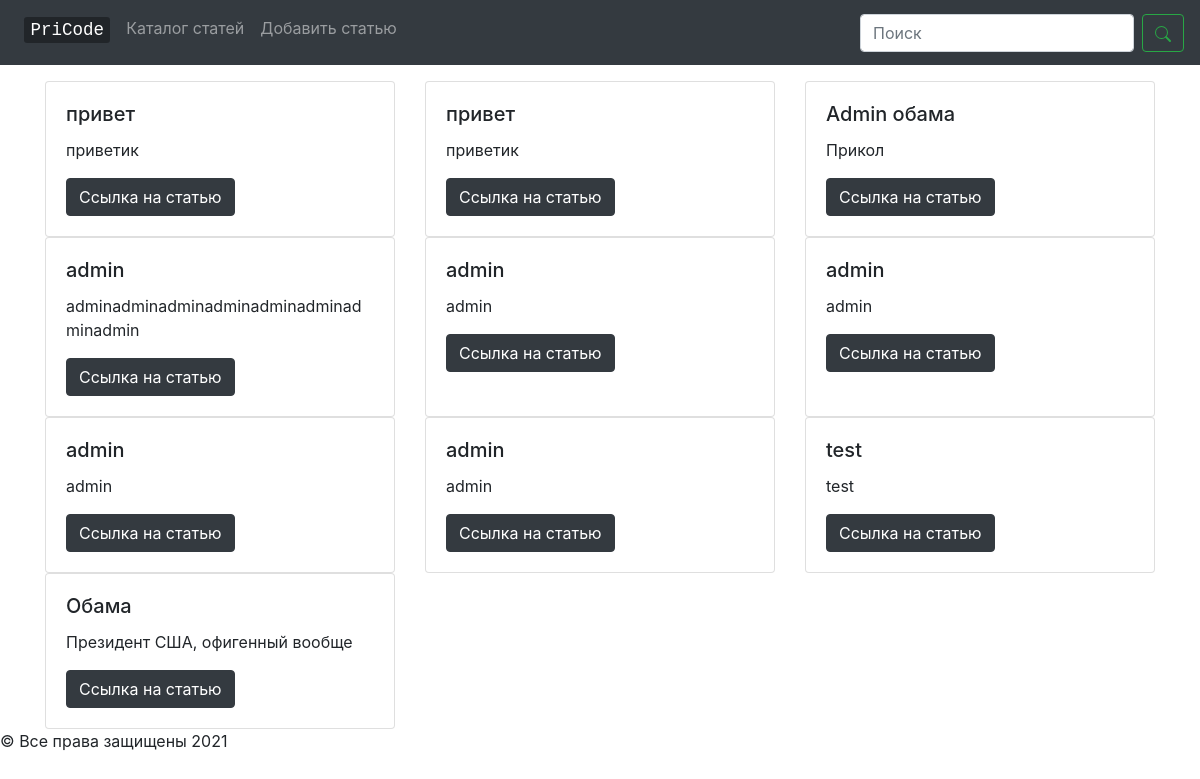
The page /article/catalog on the database as committed earlier.
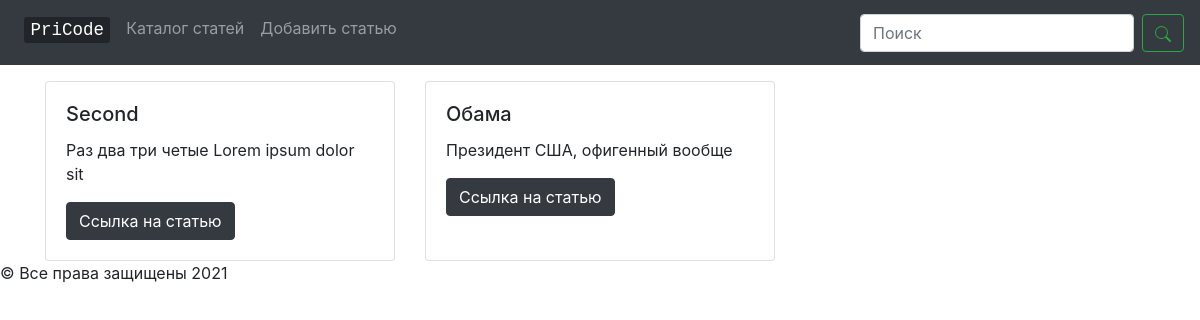
The same page on the database as committed later.
### courses/models.py (models this page shows)
class Article(models.Model):
    article_title = models.TextField(default='')
    article_text = models.TextField(default='')

### courses/views.py (the view)
# urls.py: path('article/catalog', views.catalog, name='catalog'),
def catalog(request):
    search_query = request.GET.get('search', '')
    if search_query:
        list_article = Article.objects.filter(Q(article_title__icontains=search_query) |
                                              Q(article_title__icontains=search_query.capitalize()) |
                                              Q(article_title__icontains=search_query.lower()))
    else:
        list_article = Article.objects.all()
    maxlen = 40  # Длина обрезанной статьи
    data = []
    for item in list_article.order_by('-id'):
        if (len(item.article_text) > maxlen):
            data.append(HomeData(
                article_title=item.article_title,
                article_text=item.article_text[:maxlen],
                article_id=item.id))
        else:
            data.append(HomeData(
                article_title=item.article_title,
                article_text=item.article_text,
                article_id=item.id))
    return render(request, 'courses/catalog.html', {'articles': data})

### courses/templates/courses/catalog.html (shortened to what this page needs)
{% extends "courses/_Layout.html" %}
{% block content %}
  <div class="container">
<div class="row">
    {% for item in articles %}
    <div class="col-sm-4">
      <div class="card h-100">
        <div class="card-body">
          <h5 class="card-title">{{ item.article_title }}</h5>
          <p class="card-text">{{ item.article_text }}</p>
          <a href="/article/{{ item.article_id }}/" class="btn btn-dark">Ссылка на статью</a>
        </div>
      </div>
    </div>
    {% endfor %}
  </div>
  </div>
{% endblock %}

### courses/templates/courses/_Layout.html (shortened to what this page needs)
<!doctype html>
<html lang="ru">
    <head>
        <link rel="stylesheet" href="https://stackpath.bootstrapcdn.com/bootstrap/4.1.3/css/bootstrap.min.css">
    </head>
  <body style="background-image: url(https://images.wallpaperscraft.ru/image/seryj_odnotonnyj_fon_138531_300x168.jpg);">
        <nav class="navbar navbar-expand-md navbar-dark bg-dark">
            <ul class="nav navbar-nav mr-auto">
      <li class="nav-item">
          <a class="nav-link" href="{% url 'home' %}"><h5><kbd>PriCode</kbd></h5></a>
      </li>
       <li class="nav-item">
        <a class="nav-link" href="{% url 'catalog' %}">Каталог статей</a>
      </li>
                <li class="nav-item">
        <a class="nav-link" href="{% url 'article_add' %}">Добавить статью</a>
      </li>
            </ul>
            <form class="form-inline my-2 my-lg-0" action="{% url 'catalog' %}">
      <input class="form-control mr-sm-2" type="search" placeholder="Поиск" aria-label="Search" name="search">
        <button class="btn btn-outline-success my-2 my-sm-0" type="submit"></button>
            </form>
        </nav>
        {% block content %}
        {% endblock %}
            <footer>
  <p>  &copy; Все права защищены 2021</p>
</footer>
    </body>
</html>

Rows that differ between the two databases and show on the page:
removed Article: article_title "привет", article_text "приветик"
removed Article: article_title "привет", article_text "приветик"
removed Article: article_title "Admin обама", article_text "Прикол"
removed Article: article_title "admin"
removed Article: article_title "admin", article_text "admin"
removed Article: article_title "admin", article_text "admin"
removed Article: article_title "admin", article_text "admin"
removed Article: article_title "admin", article_text "admin"
Other text that changed with them:
new list line: "Second"
new list line: "Раз два три четые Lorem ipsum dolor sit Ссылка на статью"
list line gone: "Ссылка на статью"
list line gone: "adminadminadminadminadminadminadminadmin Ссылка на статью"
list line gone: "test test"
